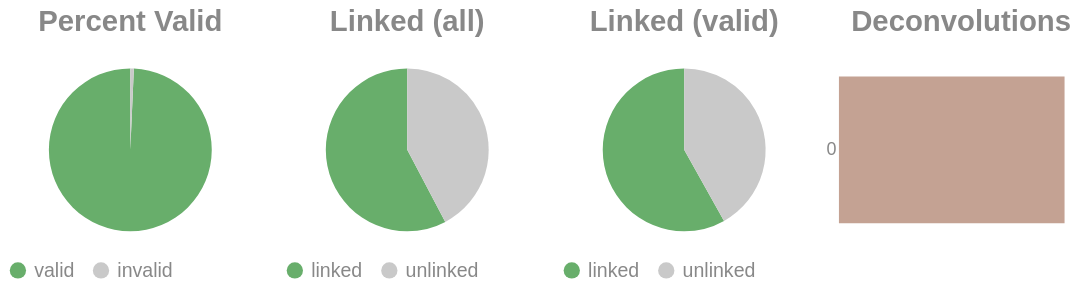

Notebook code for this chart:
### Code cell
if SKIPLR:
    pass
else:
    clash = Counter()
    for i in valids['molecule'].to_list():
        _mol = i.split("-")
        if len(_mol) == 1:
            clash.update('0')
        else:
            clash.update(_mol[-1])

    _d = {"deconvolutions": [], 'count': []}
    for k,v in clash.items():
        _d['deconvolutions'].append(k)
        _d['count'].append(v)

    tot_valid = valids['reads'].sum()
    mask = valids['reads'] >= 2
    n_linked_reads = valids.filter(mask)['reads'].sum()
    if n_linked_reads == 0:
        print_html("No linked molecules (>=2 reads) were detected; skipping linked-only distributions.")
        SKIPLR = True
    else:
        perc_valid = round(tot_valid / n_reads, 4)
        linked_perc_abs = round(n_linked_reads / n_reads, 4)
        linked_perc = round(n_linked_reads / tot_valid, 4)

    _valid = pl.DataFrame({"valids": ['valid', 'invalid'], "count": [tot_valid, n_reads - tot_valid]})
    _linked_abs = pl.DataFrame({"linked (absolute)": ['linked', 'unlinked'], "count": [n_linked_reads, n_reads - n_linked_reads]})
    _linked_rel = pl.DataFrame({"linked (valids)": ['linked', 'unlinked'], "count": [n_linked_reads, tot_valid - n_linked_reads]})

    (
        alt.hconcat(
            piechart(_valid, goodval = 'valid', title = "Percent Valid"),
            piechart(_linked_abs, goodval = "linked", title =  "Linked (all)"),
            piechart(_linked_rel, goodval = "linked", title =  "Linked (valid)"),
            convolutionbar(pl.DataFrame(_d), title = "Deconvolutions"),
            center = True,
            bounds = 'flush'
        )
        .resolve_scale(color='independent')
        .resolve_legend('independent')
        .properties(usermeta={'embedOptions': {"actions": False}})
    ).display()

### Figure 1 — Vega-Lite specification as saved in the notebook (floating-point values rounded to 4 significant figures)
{"width": "container", "height": 400, "config": {"title": {"anchor": "start", "dy": -15, "fontSize": 18, "color": "#888888", "subtitleColor": "#888888", "subtitleFontSize": 14}, "arc": {"fill": "#0072B2"}, "axis": {"domainColor": "#888888", "domainWidth": 0.5, "gridWidth": 0.2, "grid": false, "titleFontWeight": 400, "titleFontSize": 15, "labelFontSize": 11, "labelColor": "#888888", "tickColor": "#888888", "tickWidth": 0.2, "titleColor": "#888888"}, "axisBand": {"grid": false}, "axisX": {"grid": true, "tickSize": 10, "domainCap": "round"}, "axisY": {"domain": false, "grid": true, "tickSize": 0, "domainCap": "round"}, "background": "transparent", "header": {"labelFontSize": 15, "labelColor": "#888888", "titleFontSize": 15, "titleFontWeight": 600, "titleColor": "#888888"}, "legend": {"labelFont": "sans-serif", "labelFontSize": 12, "labelColor": "#888888", "symbolSize": 100, "symbolType": "circle", "titleFontSize": 12, "titlePadding": 10, "titleColor": "#888888", "title": null}, "range": {"category": ["#E69F00", "#56B4E9", "#009E73", "#F0E442", "#0072B2", "#D55E00", "#CC79A7", "#000000"], "diverging": ["#cfe8f3", "#a2d4ec", "#73bfe2", "#46abdb", "#1696d2", "#12719e"]}, "area": {"fill": "#0072B2", "fillOpacity": 0.7, "line": true, "strokeOpacity": 0.7}, "line": {"color": "#0072B2", "stroke": "#0072B2", "strokeWidth": 2}, "trail": {"color": "#0072B2", "stroke": "#0072B2", "strokeWidth": 0, "size": 1}, "point": {"filled": true, "fillOpacity": 1.0, "size": 95}, "text": {"color": "#888888", "fontSize": 11, "align": "right", "fontWeight": 400, "size": 11}, "bar": {"fill": "#0072B2", "stroke": null}, "view": {"stroke": null, "continuousWidth": 660, "continuousHeight": 400}}, "hconcat": [{"data": {"name": "data-44303ff0a3adf1e129a7253df533aaff"}, "mark": {"type": "arc"}, "encoding": {"color": {"field": "valids", "legend": {"orient": "bottom", "title": null}, "scale": {"domain": ["valid", "invalid"], "range": ["#68ae6b", "#C9C9C9"]}, "title": "Valids", "type": "nominal"}, "theta": {"field": "count", "type": "quantitative"}, "tooltip": [{"field": "valids", "title": "Valids", "type": "ordinal"}, {"field": "percent", "format": ".2%", "title": "Percent", "type": "quantitative"}, {"field": "count", "title": "Count", "type": "quantitative"}]}, "height": 100, "title": {"text": "Percent Valid", "align": "center", "anchor": "middle"}, "transform": [{"calculate": "datum.count / 19572900", "as": "percent"}], "width": 150}, {"data": {"name": "data-4d908585bef0de635157a953066fa415"}, "mark": {"type": "arc"}, "encoding": {"color": {"field": "linked (absolute)", "legend": {"orient": "bottom", "title": null}, "scale": {"domain": ["linked", "unlinked"], "range": ["#68ae6b", "#C9C9C9"]}, "title": "Linked (Absolute)", "type": "nominal"}, "theta": {"field": "count", "type": "quantitative"}, "tooltip": [{"field": "linked (absolute)", "title": "Linked (Absolute)", "type": "ordinal"}, {"field": "percent", "format": ".2%", "title": "Percent", "type": "quantitative"}, {"field": "count", "title": "Count", "type": "quantitative"}]}, "height": 100, "title": {"text": "Linked (all)", "align": "center", "anchor": "middle"}, "transform": [{"calculate": "datum.count / 19572900", "as": "percent"}], "width": 150}, {"data": {"name": "data-698f5a0f46fcbd7278e34173d6e92910"}, "mark": {"type": "arc"}, "encoding": {"color": {"field": "linked (valids)", "legend": {"orient": "bottom", "title": null}, "scale": {"domain": ["linked", "unlinked"], "range": ["#68ae6b", "#C9C9C9"]}, "title": "Linked (Valids)", "type": "nominal"}, "theta": {"field": "count", "type": "quantitative"}, "tooltip": [{"field": "linked (valids)", "title": "Linked (Valids)", "type": "ordinal"}, {"field": "percent", "format": ".2%", "title": "Percent", "type": "quantitative"}, {"field": "count", "title": "Count", "type": "quantitative"}]}, "height": 100, "title": {"text": "Linked (valid)", "align": "center", "anchor": "middle"}, "transform": [{"calculate": "datum.count / 19437050", "as": "percent"}], "width": 150}, {"data": {"name": "data-3cfed2675d383efc2982a397476fef18"}, "mark": {"type": "bar"}, "encoding": {"color": {"field": "deconvolutions", "legend": null, "scale": {"scheme": "lightgreyred"}, "type": "nominal"}, "tooltip": [{"field": "deconvolutions", "title": "Deconvolutions", "type": "ordinal"}, {"field": "percent", "format": ".2%", "title": "Percent", "type": "quantitative"}, {"field": "count", "title": "Count", "type": "quantitative"}], "x": {"axis": null, "field": "count", "type": "quantitative"}, "y": {"field": "deconvolutions", "sort": "ascending", "title": null, "type": "nominal"}}, "height": 100, "title": {"text": "Deconvolutions", "align": "center", "anchor": "middle"}, "transform": [{"calculate": "datum.count / 12003555", "as": "percent"}], "width": 150}], "bounds": "flush", "center": true, "resolve": {"legend": {"angle": "independent"}, "scale": {"color": "independent"}}, "usermeta": {"embedOptions": {"actions": false}}, "$schema": "https://vega.github.io/schema/vega-lite/v6.1.0.json", "datasets": {"data-44303ff0a3adf1e129a7253df533aaff": [{"valids": "valid", "count": 19437050}, {"valids": "invalid", "count": 135850}], "data-4d908585bef0de635157a953066fa415": [{"linked (absolute)": "linked", "count": 11300506}, {"linked (absolute)": "unlinked", "count": 8272394}], "data-698f5a0f46fcbd7278e34173d6e92910": [{"linked (valids)": "linked", "count": 11300506}, {"linked (valids)": "unlinked", "count": 8136544}], "data-3cfed2675d383efc2982a397476fef18": [{"deconvolutions": "0", "count": 12003555}]}}
